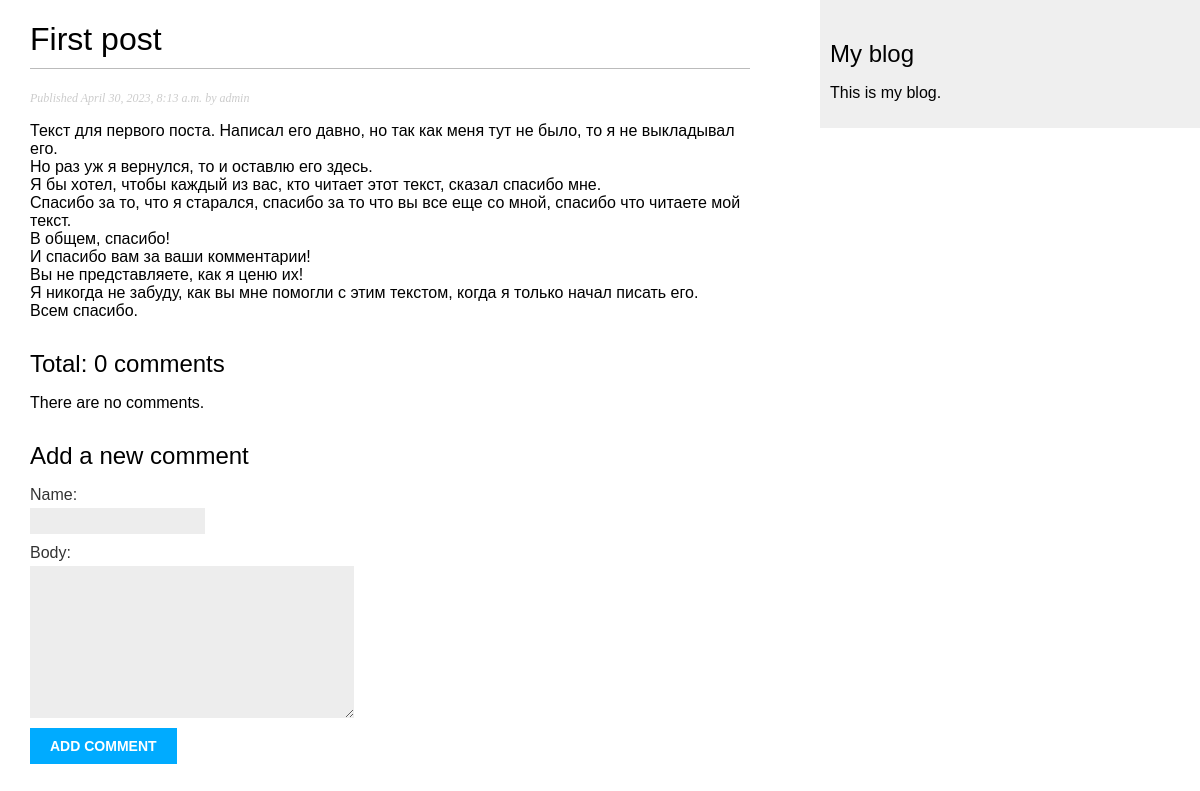
Before: /2023/4/30/first-post/ with the older database file.
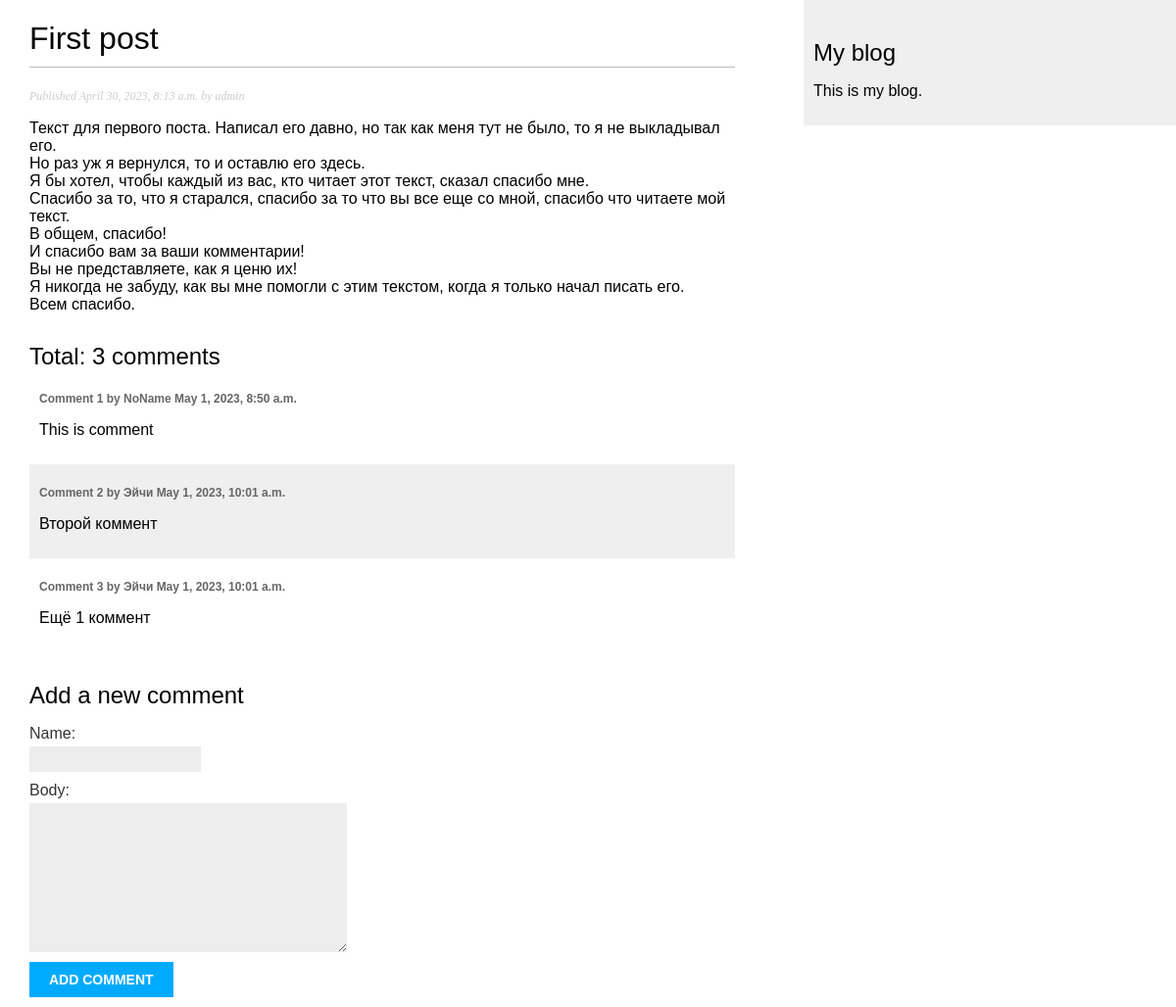
After: the same page with the newer database file.
### core/models.py (models this page shows, shortened)
class Comment(models.Model):
    post: models.ForeignKey = models.ForeignKey(Post,
                             on_delete=models.CASCADE,
                             related_name='comments')
    name: models.CharField = models.CharField(max_length=80)
    body: models.TextField = models.TextField()
    created: models.DateTimeField = models.DateTimeField(auto_now_add=True)
    updated: models.DateTimeField = models.DateTimeField(auto_now=True)
    active: models.BooleanField = models.BooleanField(default=True)
    commentrue = CommentrueManager()
    class Meta:
        ordering = ["created"]
        indexes = [models.Index(fields=["created"])]

### core/views.py (the view)
def post_detail(request: HttpRequest, year: int, month: int,
                day: int, post: Any) -> HttpResponse:
    post_view: Post = get_object_or_404(
        Post,
        status=Post.Status.PUBLISHED,
        slug=post,
        publish__year=year,
        publish__month=month,
        publish__day=day)
    comments = Comment.commentrue.all()
    form = CommentForm()
    context = {"post": post_view,
               "comments": comments,
               "form": form}
    return render(request, "core/post/detail.html", context=context)

### core/forms.py
class CommentForm(forms.ModelForm):
    class Meta:
        model = Comment
        fields = ["name", "body"]

### core/models.py (called while the page is built)
    def get_queryset(self) -> models.QuerySet:
        return super().get_queryset().filter(active=True)

### core/templates/core/post/detail.html (shortened to what this page needs)
{% extends "core/base.html" %}
{% block content %}
    <h1>{{ post.title }}</h1>
    <p class="date">
        Published {{ post.publish }} by {{ post.author }}
    </p>
    {{ post.body|linebreaks }}
    {% with comments.count as total_comments %}
        <h2>
            Total: {{ total_comments }} comment{{ total_comments|pluralize }}
        </h2>
    {% endwith %}
    {% for comment in comments %}
        <div class="comment">
            <p class="info">
                Comment {{ forloop.counter }} by {{ comment.name }}
                {{ comment.created }}
            </p>
            {{ comment.body|linebreaks }}
        </div>
    {% empty %}
        <p> There are no comments.</p>
    {% endfor %}
    {% include "core/post/includes/comment_form.html" %}
{% endblock %}

Changed rows visible on the page:
added Comment: name "NoName", created "May 1, 2023, 8:50 a.m.", body "This is comment"
added Comment: name "Эйчи", created "May 1, 2023, 10:01 a.m.", body "Второй коммент"
added Comment: name "Эйчи", created "May 1, 2023, 10:01 a.m.", body "Ещё 1 коммент"
Other visible differences:
{{ total_comments }}: "0" → "3"
text no longer shown: "There are no comments."
